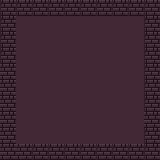

A 2D game scene composited from a Tiled map and its tileset images. What follows is a short description and the map's XML, with each tile layer's data collapsed to a summary:
An orthogonal 10x10 tile map with 16x16 px tiles, 1 tile layer (Tile Layer 1).

<map version="1.2" tiledversion="1.3.4" orientation="orthogonal" renderorder="right-down" width="10" height="10" tilewidth="16" tileheight="16" infinite="0" nextlayerid="2" nextobjectid="1">
 <tileset firstgid="1" source="DungeonTileset.tsx" />
 <layer id="1" name="Tile Layer 1" width="10" height="10">
  <data>[100 cells, 100 non-empty, 3 distinct tile ids]</data>
 </layer>
</map>
